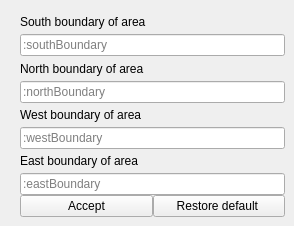
        <widget class="QWidget" name="tab_2">
         <attribute name="title">
          <string>Center params</string>
         </attribute>
         <widget class="QWidget" name="layoutWidget">
          <property name="geometry">
           <rect>
            <x>20</x>
            <y>10</y>
            <width>265</width>
            <height>207</height>
           </rect>
          </property>
          <layout class="QGridLayout" name="gridLayout">
           <property name="verticalSpacing">
            <number>0</number>
           </property>
           <item row="4" column="0">
            <widget class="QLabel" name="label_23">
             <property name="text">
              <string>West boundary of area</string>
             </property>
            </widget>
           </item>
           <item row="3" column="0">
            <widget class="QLineEdit" name="northBoundary">
             <property name="placeholderText">
              <string>:northBoundary</string>
             </property>
            </widget>
           </item>
           <item row="7" column="0">
            <widget class="QLineEdit" name="eastBoundary">
             <property name="placeholderText">
              <string>:eastBoundary</string>
             </property>
            </widget>
           </item>
           <item row="5" column="0">
            <widget class="QLineEdit" name="westBoundary">
             <property name="placeholderText">
              <string>:westBoundary</string>
             </property>
            </widget>
           </item>
           <item row="0" column="0">
            <widget class="QLabel" name="label">
             <property name="text">
              <string>South boundary of area</string>
             </property>
            </widget>
           </item>
           <item row="2" column="0">
            <widget class="QLabel" name="label_22">
             <property name="text">
              <string>North boundary of area</string>
             </property>
            </widget>
           </item>
           <item row="6" column="0">
            <widget class="QLabel" name="label_24">
             <property name="text">
              <string>East boundary of area</string>
             </property>
            </widget>
           </item>
           <item row="1" column="0">
            <widget class="QLineEdit" name="southBoundary">
             <property name="placeholderText">
              <string>:southBoundary</string>
             </property>
            </widget>
           </item>
           <item row="8" column="0">
            <layout class="QHBoxLayout" name="horizontalLayout_2">
             <item>
              <widget class="QPushButton" name="pbSetCenterParams">
               <property name="text">
                <string>Accept</string>
               </property>
              </widget>
             </item>
             <item>
              <widget class="QPushButton" name="pbRestoreCenter">
               <property name="text">
                <string>Restore default </string>
               </property>
              </widget>
             </item>
            </layout>
           </item>
          </layout>
         </widget>
        </widget>
